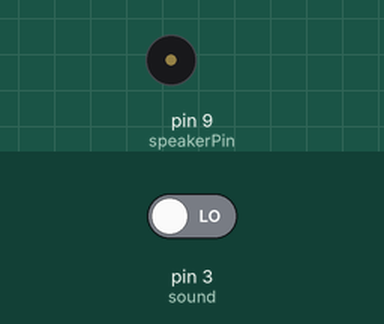
This sketch was run on a simulated Arduino Uno, built with avr-gcc and run on an emulated ATmega328P. Shown: buzzer (waves = sounding). The inputs (shaded band) are chosen by the test bench; at power-on: pin 3 (sound) LOW.

Above: at 1.2 s.
1.3 s: pin 3 (sound) driven HIGH
At 3.72 s:
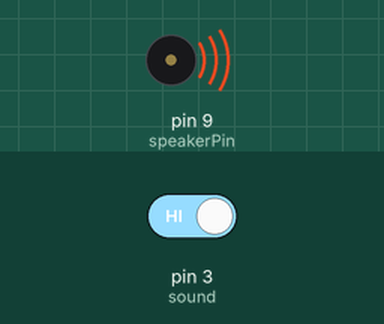
4.3 s: pin 3 (sound) driven LOW
At 5.3 s:
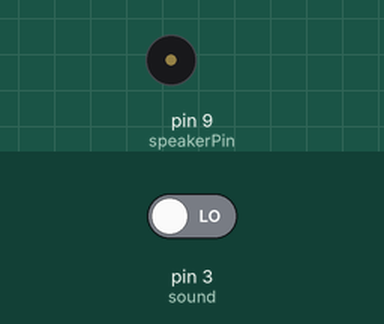
Timing chart, 0 to 7.3 s (numbered marks = the images above; inputs shaded):
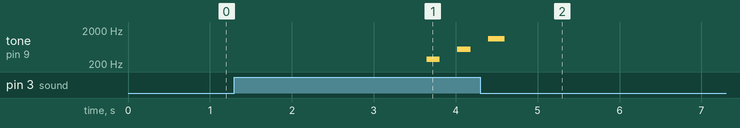

Measured:
- after the input at 1.3 s, tone on pin 9 (speakerPin): silent → 276 Hz after 2.3 s, → silent 0.16 s later, → 552 Hz 0.21 s later, → silent 0.16 s later
- after the input at 4.3 s, tone on pin 9 (speakerPin): goes on until 4.6 s, then stays silent

The sketch:

sound_digital_working.ino
```cpp
//credits:https://www.princetronics.com/supermariothemesong/
//https://gist.github.com/tagliati/1804108
#define NOTE_B0  31
#define NOTE_C1  33
#define NOTE_CS1 35
#define NOTE_D1  37
#define NOTE_DS1 39
#define NOTE_E1  41
#define NOTE_F1  44
#define NOTE_FS1 46
#define NOTE_G1  49
#define NOTE_GS1 52
#define NOTE_A1  55
#define NOTE_AS1 58
#define NOTE_B1  62
#define NOTE_C2  65
#define NOTE_CS2 69
#define NOTE_D2  73
#define NOTE_DS2 78
#define NOTE_E2  82
#define NOTE_F2  87
#define NOTE_FS2 93
#define NOTE_G2  98
#define NOTE_GS2 104
#define NOTE_A2  110
#define NOTE_AS2 117
#define NOTE_B2  123
#define NOTE_C3  131
#define NOTE_CS3 139
#define NOTE_D3  147
#define NOTE_DS3 156
#define NOTE_E3  165
#define NOTE_F3  175
#define NOTE_FS3 185
#define NOTE_G3  196
#define NOTE_GS3 208
#define NOTE_A3  220
#define NOTE_AS3 233
#define NOTE_B3  247
#define NOTE_C4  262
#define NOTE_CS4 277
#define NOTE_D4  294
#define NOTE_DS4 311
#define NOTE_E4  330
#define NOTE_F4  349
#define NOTE_FS4 370
#define NOTE_G4  392
#define NOTE_GS4 415
#define NOTE_A4  440
#define NOTE_AS4 466
#define NOTE_B4  494
#define NOTE_C5  523
#define NOTE_CS5 554
#define NOTE_D5  587
#define NOTE_DS5 622
#define NOTE_E5  659
#define NOTE_F5  698
#define NOTE_FS5 740
#define NOTE_G5  784
#define NOTE_GS5 831
#define NOTE_A5  880
#define NOTE_AS5 932
#define NOTE_B5  988
#define NOTE_C6  1047
#define NOTE_CS6 1109
#define NOTE_D6  1175
#define NOTE_DS6 1245
#define NOTE_E6  1319
#define NOTE_F6  1397
#define NOTE_FS6 1480
#define NOTE_G6  1568
#define NOTE_GS6 1661
#define NOTE_A6  1760
#define NOTE_AS6 1865
#define NOTE_B6  1976
#define NOTE_C7  2093
#define NOTE_CS7 2217
#define NOTE_D7  2349
#define NOTE_DS7 2489
#define NOTE_E7  2637
#define NOTE_F7  2794
#define NOTE_FS7 2960
#define NOTE_G7  3136
#define NOTE_GS7 3322
#define NOTE_A7  3520
#define NOTE_AS7 3729
#define NOTE_B7  3951
#define NOTE_C8  4186
#define NOTE_CS8 4435
#define NOTE_D8  4699
#define NOTE_DS8 4978
#define melodyPin 9
#define c 261
#define d 294
#define e 329
#define f 349
#define g 391
#define gS 415
#define a 440
#define aS 455
#define b 466
#define cH 523
#define cSH 554
#define dH 587
#define dSH 622
#define eH 659
#define fH 698
#define fSH 740
#define gH 784
#define gSH 830
#define aH 880
int speakerPin = 9;
int ledPin = 13;
int power = 2;
int sound = 3;
int data;
int value = 0;
unsigned long start;
unsigned long test;

int melody[] = {
  NOTE_CS4, NOTE_CS5, NOTE_CS6,
};


int tempo[] = {
 6, 6, 6,
};

void setup() {
  // put your setup code here, to run once:
  pinMode(power, OUTPUT);
  pinMode(sound, INPUT);
  pinMode(9, OUTPUT);
  Serial.begin(9600);
  digitalWrite(power, LOW);

}

void loop() {
  data = digitalRead(sound);
  //delay(100);
  if (data == 1) {
    start = millis();
    value += 1;
    delay(100);
  }
  test = millis();
  if (test - start > 1000){
    value = 0;
  }
  if (value == 3) {

    digitalWrite(power, HIGH);
    delay(1000);
    digitalWrite(power, LOW);
    delay(1000);
    value = 0;
    song();
    //march();
  }
}

void song() {
  int size = sizeof(melody) / sizeof(int);
  for (int thisNote = 0; thisNote < size; thisNote++) {

    // to calculate the note duration, take one second
    // divided by the note type.
    //e.g. quarter note = 1000 / 4, eighth note = 1000/8, etc.
    int noteDuration = 1000 / tempo[thisNote];

    buzz(melodyPin, melody[thisNote], noteDuration);

    // to distinguish the notes, set a minimum time between them.
    // the note's duration + 30% seems to work well:
    int pauseBetweenNotes = noteDuration * 1.30;
    delay(pauseBetweenNotes);

    // stop the tone playing:
    buzz(melodyPin, 0, noteDuration);
  }
}

void buzz(int targetPin, long frequency, long length) {
  long delayValue = 1000000 / frequency / 2; // calculate the delay value between transitions
  //// 1 second's worth of microseconds, divided by the frequency, then split in half since
  //// there are two phases to each cycle
  long numCycles = frequency * length / 1000; // calculate the number of cycles for proper timing
  //// multiply frequency, which is really cycles per second, by the number of seconds to
  //// get the total number of cycles to produce
  for (long i = 0; i < numCycles; i++) { // for the calculated length of time...
    digitalWrite(targetPin, HIGH); // write the buzzer pin high to push out the diaphram
    delayMicroseconds(delayValue); // wait for the calculated delay value
    digitalWrite(targetPin, LOW); // write the buzzer pin low to pull back the diaphram
    delayMicroseconds(delayValue); // wait again or the calculated delay value
  }

}

void beep (unsigned char speakerPin, int frequencyInHertz, long timeInMilliseconds)
{

    int x;
    long delayAmount = (long)(1000000/frequencyInHertz);
    long loopTime = (long)((timeInMilliseconds*1000)/(delayAmount*2));
    for (x=0;x<loopTime;x++)
    {
        digitalWrite(speakerPin,HIGH);
        delayMicroseconds(delayAmount);
        digitalWrite(speakerPin,LOW);
        delayMicroseconds(delayAmount);
    }


    delay(20);
    //a little delay to make all notes sound separate
}

void march()
{
    //for the sheet music see:
    //http://www.musicnotes.com/sheetmusic/mtd.asp?ppn=MN0016254
    //this is just a translation of said sheet music to frequencies / time in ms
    //used 500 ms for a quart note

    beep(speakerPin, a, 500);
    beep(speakerPin, a, 500);
    beep(speakerPin, a, 500);
    beep(speakerPin, f, 350);
    beep(speakerPin, cH, 150);

    beep(speakerPin, a, 500);
    beep(speakerPin, f, 350);
    beep(speakerPin, cH, 150);
    beep(speakerPin, a, 1000);
    //first bit

    beep(speakerPin, eH, 500);
    beep(speakerPin, eH, 500);
    beep(speakerPin, eH, 500);
    beep(speakerPin, fH, 350);
    beep(speakerPin, cH, 150);

    beep(speakerPin, gS, 500);
    beep(speakerPin, f, 350);
    beep(speakerPin, cH, 150);
    beep(speakerPin, a, 1000);
    //second bit...

    beep(speakerPin, aH, 500);
    beep(speakerPin, a, 350);
    beep(speakerPin, a, 150);
    beep(speakerPin, aH, 500);
    beep(speakerPin, gSH, 250);
    beep(speakerPin, gH, 250);

    beep(speakerPin, fSH, 125);
    beep(speakerPin, fH, 125);
    beep(speakerPin, fSH, 250);
    delay(250);
    beep(speakerPin, aS, 250);
    beep(speakerPin, dSH, 500);
    beep(speakerPin, dH, 250);
    beep(speakerPin, cSH, 250);
    //start of the interesting bit

    beep(speakerPin, cH, 125);
    beep(speakerPin, b, 125);
    beep(speakerPin, cH, 250);
    delay(250);
    beep(speakerPin, f, 125);
    beep(speakerPin, gS, 500);
    beep(speakerPin, f, 375);
    beep(speakerPin, a, 125);

    beep(speakerPin, cH, 500);
    beep(speakerPin, a, 375);
    beep(speakerPin, cH, 125);
    beep(speakerPin, eH, 1000);
    //more interesting stuff (this doesn't quite get it right somehow)

    beep(speakerPin, aH, 500);
    beep(speakerPin, a, 350);
    beep(speakerPin, a, 150);
    beep(speakerPin, aH, 500);
    beep(speakerPin, gSH, 250);
    beep(speakerPin, gH, 250);

    beep(speakerPin, fSH, 125);
    beep(speakerPin, fH, 125);
    beep(speakerPin, fSH, 250);
    delay(250);
    beep(speakerPin, aS, 250);
    beep(speakerPin, dSH, 500);
    beep(speakerPin, dH, 250);
    beep(speakerPin, cSH, 250);
    //repeat... repeat

    beep(speakerPin, cH, 125);
    beep(speakerPin, b, 125);
    beep(speakerPin, cH, 250);
    delay(250);
    beep(speakerPin, f, 250);
    beep(speakerPin, gS, 500);
    beep(speakerPin, f, 375);
    beep(speakerPin, cH, 125);

    beep(speakerPin, a, 500);
    beep(speakerPin, f, 375);
    beep(speakerPin, c, 125);
    beep(speakerPin, a, 1000);
    //and we're done \ó/
}
```
